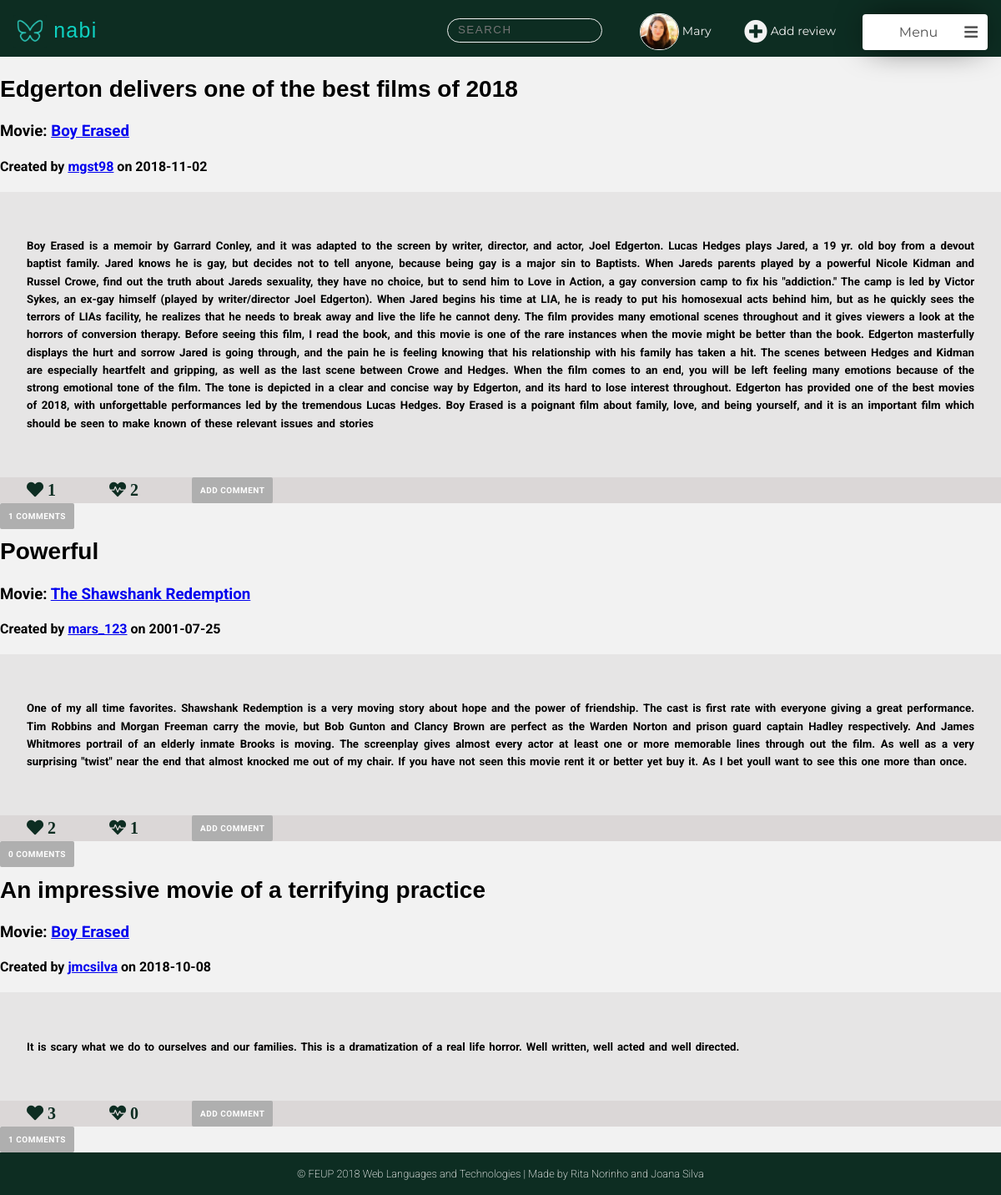
/pages/main_page.php (signed in), run on the app's committed database.
### tables this page shows
CREATE TABLE User (
    ID        INTEGER PRIMARY KEY AUTOINCREMENT,
    FirstName STRING NOT NULL,
    LastName  STRING NOT NULL,
    Username  STRING UNIQUE NOT NULL,
    Gender    STRING NOT NULL,
    Birthday  DATE NOT NULL,
    Country   STRING NOT NULL,
    Email     STRING UNIQUE NOT NULL,
    Password  CHAR (256) NOT NULL,  
    Photo     STRING DEFAULT "default.jpg",
    Points    INTEGER
    
);

CREATE TABLE Review (
    ID          INTEGER PRIMARY KEY AUTOINCREMENT,
    Title       STRING  NOT NULL,
    UserID      INTEGER REFERENCES User(ID) ON DELETE CASCADE,
    MovieID     INTEGER REFERENCES Movie(ID) ON DELETE CASCADE,
    ReviewDate  DATE NOT NULL,
    Description STRING NOT NULL
    
);

### pages/main_page.php (called while the page is built, shortened)
<?php
    include_once('../templates/common/tpl_header.php');
    include_once('../templates/tpl_draw_reviews.php');
    include_once('../templates/tpl_main_page.php');
    include_once('../templates/common/tpl_footer.php');
    include_once('../templates/common/tpl_nav_bar.php');
    include_once('../database/db_reviews.php');
    include_once('../database/db_user.php');
    $user_info = getUserInfo($_SESSION['username']);
    $all_reviews=getAllReviewsOrderByLikes();
    foreach ($all_reviews as $k => $review){
        $all_reviews[$k]['MovieName'] = getMovieName($review['MovieID']);
        $all_reviews[$k]['UserName'] = getUsername($review['UserID']);
        $all_reviews[$k]['NumberComments']=getNumberComments($review['ID'],$review['UserID']);
        $all_reviews[$k]['Heart'] = getLikesReview($review['ID']);
        $all_reviews[$k]['Dislike'] = getDisLikesReview($review['ID']);
        $all_reviews[$k]['Comments']=getCommentsReview($review['ID']);
        foreach($all_reviews[$k]['Comments'] as $j => $comment){
            $all_reviews[$k]['Comments'][$j]['Username']=getUsername($comment['UserID']);
            $all_reviews[$k]['Comments'][$j]['Likes']=getLikesComment($comment['ID']);
            $all_reviews[$k]['Comments'][$j]['Dislikes']=getDislikesComment($comment['ID']);
        }
    }
    $allMovies=getAllMovies();
    $allReviews=getAllReviews();
    $allMoviesAndReviews = array('movies'=> $allMovies,'reviews'=>$allReviews);
    draw_feed($user_info,$all_reviews,$allMoviesAndReviews);
?>

### database/db_user.php (called while the page is built, shortened)
<?php
  function getID($username) {
    $db = Database::instance()->db();
    try {
      $stmt = $db->prepare('SELECT ID FROM User WHERE username = ?');
      $stmt->execute(array($username));
      if($row = $stmt->fetch()){
        return $row['ID'];
      }
    }catch(PDOException $e) {
      return -1;
    }
  }
  function getUserInfo($username) {
      $db = Database::instance()->db();
      $stmt = $db->prepare('SELECT * FROM User WHERE username = ?');
      $stmt->execute(array($username));
      return  $stmt->fetch();
  }
?>

### database/db_reviews.php (called while the page is built, shortened)
<?php
function getAllReviewsOrderByLikes(){
    $db = Database::instance()->db();
    $stmt = $db->prepare('SELECT * from Review left join (select count(*) as numberLikes, ReviewID from LikeReview group by ReviewID)m on m.ReviewID=Review.ID ORDER BY numberLikes ASC');
    $stmt->execute();
    $allReviews= $stmt->fetchAll();
    return $allReviews;
}
?>

### templates/tpl_draw_reviews.php (the view, shortened to what this page needs)
<body>
    <?php function draw_reviews($reviews){?>
    <?php foreach($reviews as $review){?>
        <article data-id="<?=$review['ID']?>" user-id="<?=$review['UserID']?>">
        <div class="review_info">
             <h2><?=$review['Title']?> </h2>
            <h3> Movie: <a href="movie.php?movie_id=<?php echo htmlentities($review['MovieID'])?>"><?=$review['MovieName']?></a> </h3>
            <h4> Created by
            <a href="profile.php?username=<?php echo htmlentities($review['UserName'])?>"><?=$review['UserName']?></a>
            on <?=$review['ReviewDate']?></h4>
        </div>
        <div class="review_content">
            <h5><?=$review['Description']?></h5>
        </div>
        <div class="review_options">
            <ul class="review_nav">
              <li>
                <div class="likes">
                    <span id="review_likes" class="fas fa-heart" >
                    <?=$review['Heart']?></span>
                </div>
              </li>
              <li>
                <div class="dislikes">
                    <span id="review_dislikes" class="fas fa-heartbeat">
                    <?=$review['Dislike']?></span>
                </div>
              </li>
              <li>
              <input type="button"  name="addComment" value="Add Comment">
              </li>
             </ul>
        </div>
         <div class="comments">
         <input type="button" value="<?=$review['NumberComments']?> Comments">
            <br>
        </div>
        </article>
        <?php }?>
    <?php }?>
</body>

### templates/common/tpl_nav_bar.php (shortened to what this page needs)
<?php function draw_nav($userinfo,$allMoviesAndReviews){ ?>
<ul class="feed_nav">
<li>
<div class="nav_logo">
 <a href="main_page.php"><p>  <img src="../assets/mininabi.png" alt="Nabi logo (butterfly)" width="40" height="40"> nabi </p> </a>
</div>
</li>
<li>
<div class="search_container">
   <input class="search_input" type="text" onkeyup="searchFunction()" placeholder="Search">
</div>
</li>
<li>  <a class="profile_nav_btn" href="profile.php">
<?php if(!(file_exists("../assets/profilePhotos/".getID($_SESSION['username']).".jpg"))){ ?>
   <img src="../assets/profilePhotos/default.jpg" width="100" height="100" alt="profile avatar">
<?php } else{ ?>
   <img src="../assets/profilePhotos/<?=getID($_SESSION['username'])?>.jpg" width="100" height="100" alt="profile avatar">
<?php } ?>
<?php echo htmlentities($userinfo['FirstName']) ?>
</a> </li>
<li> <a class="add_review_btn" href="?.php"> <span class="fas fa-plus-circle"></span> Add review </a> </li>
<li>
<div class="menu">
   <div class="title" onclick="show_dropdown_menu()"> Menu <span class="fa fa-bars"></span> <div class="arrow"> </div> </div>
</div>
</li>
</ul>
<?php } ?>

### css/style.css (style rules this page uses)
body { margin: 0 auto; font-family: 'Roboto', sans-serif; --bg-color-dark: #0D2D22; --bg-color-light: #0ED1C1; --panel-color: #FFFFFF; --logo-font-color: #00311D; --input-color: #f2f2f2; --bg-color-nav:rgba(14, 209, 193, 0.548); --bg-color-sidenav:rgba(177, 171, 171, 0.932); --color-buttons:rgb(175, 175, 175); background-image: url('../assets/background.jpg'); background-position: center; background-attachment: fixed; background-repeat: no-repeat; background-size: cover; }
.profile_header p, .feed_header p, .movie_header p, .about_header p { text-align: left; font-family: 'Candara',sans-serif; font-size: 25px; margin: 0; letter-spacing: 0.05em; color: var(--bg-color-light); padding: 0; margin-right: 0; }
.profile_header p img, .feed_header p img, .movie_header p img, .about_header p img { vertical-align: middle; }
.edit_profile a , .Reviews p a,.Reviews p button, .upload_photo .file_btn, .upload_photo input[type="submit"], .Reviews input[type="submit"], .edit_profile input[type="submit"], .comments input[type="submit"], .popup input[type="submit"], .popup input[type="button"], .review_options input[type="button"], .movie_info a, .comments input[type="button"] { float: right; letter-spacing: 0.05em; font-family: 'Roboto','sans-serif'; text-transform: uppercase; text-decoration: none; font-weight: bold; background: var(--color-buttons); padding: 10px; color: var(--panel-color); font-size: 10px; border-radius: 2px; }
.search_container { width: 160px; margin: 0; float: right; margin-right: 2em; margin-bottom: 0.2em; font-family: 'Raleway', sans-serif; }
.search_input { width: 100%; padding:4.5px 12px; background-color: transparent; transition: transform 250ms ease-in-out; font-size: 12x; line-height: 18px; color: var(--input-color); background-color: transparent; background-image: url(http://mihaeltomic.com/codepen/input-search/ic_search_black_24px.svg); background-repeat: no-repeat; background-size: 16px 16px; background-position: 95% center; border-radius: 50px; border: 1px solid var(--input-color); transition: all 250ms ease-in-out; backface-visibility: hidden; transform-style: preserve-3d; }
.search_input::placeholder { color: color(#7e7e7c8f a(0.8)); text-transform: uppercase; letter-spacing: 1.5px; }
.review_info h2 { font-family: 'Candara', sans-serif; font-weight: bold; font-size: 28px; }
.review_content { margin: 0; font-family: 'Roboto', sans-serif; background-color: #d8d5d579; font-size: 16px; font-weight: 200; word-spacing: 0.1em; padding: 2em; line-height: 1.6; text-align: justify; }
.review_options { background-color: #c0b8b879; }
.feed_nav { display: flex; margin: 0; padding: 0; justify-content: flex-start; align-items: center; }
.feed_nav li { text-decoration: none; display: block; padding: 1em; color: var(--input-color); padding-bottom: 0.5em; min-width: 100px; }
.feed_nav :first-child { flex-grow: 1; }
.nav_logo a:link { text-decoration: none; }
a.profile_nav_btn img { width:3.2em; height: 3em; object-fit: cover; border: 1px solid var(--input-color); border-radius: 5em; vertical-align: middle; }
.profile_nav_btn, .add_review_btn { text-decoration: none; font-family: 'Montserrat', sans-serif; font-size: 14px; color: var(--input-color);; }
.add_review_btn span { font-size: 2em; text-decoration: none; color: var(--input-color); vertical-align: middle; }
.menu { width:150px; cursor:pointer; z-index: 1; font-family: 'Montserrat', sans-serif; padding:0; margin-bottom: 0; }
.title { width:100%; box-sizing:border-box; background:#fff; padding:12px; border-radius:4px; position:relative; box-shadow:0 0 40px -10px #000; color:#505050; }
.menu span { float:right; font-size:18px; }
.review_nav { display: flex; margin: 0; padding: 0; justify-content:flex-start; align-items: center; }
.review_options input[type="button"] { border: none; }
.review_nav li { text-decoration: none; display: block; padding-right: 2em; padding-left: 2em; }
#review_likes, #review_dislikes { font-size: 20px; color: var(--bg-color-dark); }
#review_likes, #review_dislikes { cursor: pointer; }
.comments input[type="button"] { float: left; border: none; }

### data on the page
user: FirstName "Mary"
review: Title "Edgerton delivers one of the best films of 2018", MovieName "Boy Erased", UserName "mgst98", ReviewDate "2018-11-02", Description "Boy Erased is a memoir by Garrard Conley, and it was adapted to the screen by writer, director, and actor, Joel Edgerton. Lucas Hedges plays Jared, a 19 yr. old boy from a devout baptist family. Jared knows he is gay, but decides not to tell anyone, because being gay is a major sin to Baptists. When Jareds parents played by a powerful Nicole Kidman and Russel Crowe, find out the truth about Jareds sexuality, they have no choice, but to send him to Love in Action, a gay conversion camp to fix his \"addiction.\" The camp is led by Victor Sykes, an ex-gay himself (played by writer/director Joel Edgerton). When Jared begins his time at LIA, he is ready to put his homosexual acts behind him, but…", Heart "1", Dislike "2"
review: Title "Powerful", MovieName "The Shawshank Redemption", UserName "mars_123", ReviewDate "2001-07-25", Description "One of my all time favorites. Shawshank Redemption is a very moving story about hope and the power of friendship. The cast is first rate with everyone giving a great performance. Tim Robbins and Morgan Freeman carry the movie, but Bob Gunton and Clancy Brown are perfect as the Warden Norton and prison guard captain Hadley respectively. And James Whitmores portrail of an elderly inmate Brooks is moving. The screenplay gives almost every actor at least one or more memorable lines through out the film. As well as a very surprising \"twist\" near the end that almost knocked me out of my chair. If you have not seen this movie rent it or better yet buy it. As I bet youll want to see this one more…", Heart "2", MovieID "1"
review: Title "An impressive movie of a terrifying practice", MovieName "Boy Erased", UserName "jmcsilva", ReviewDate "2018-10-08", Description "It is scary what we do to ourselves and our families. This is a dramatization of a real life horror. Well written, well acted and well directed.", Heart "3", Dislike "0"
